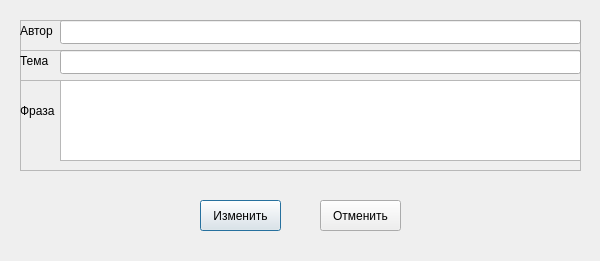
<?xml version="1.0" encoding="UTF-8"?>
<ui version="4.0">
 <class>EditItemDialog</class>
 <widget class="QDialog" name="EditItemDialog">
  <property name="geometry">
   <rect>
    <x>0</x>
    <y>0</y>
    <width>600</width>
    <height>261</height>
   </rect>
  </property>
  <property name="minimumSize">
   <size>
    <width>600</width>
    <height>261</height>
   </size>
  </property>
  <property name="maximumSize">
   <size>
    <width>600</width>
    <height>261</height>
   </size>
  </property>
  <property name="windowTitle">
   <string>Изменение данных</string>
  </property>
  <property name="windowIcon">
   <iconset resource="resources.qrc">
    <normaloff>:/Resources/window-icon.png</normaloff>:/Resources/window-icon.png</iconset>
  </property>
  <widget class="QFrame" name="editFrame">
   <property name="geometry">
    <rect>
     <x>20</x>
     <y>20</y>
     <width>561</width>
     <height>151</height>
    </rect>
   </property>
   <property name="frameShape">
    <enum>QFrame::StyledPanel</enum>
   </property>
   <property name="frameShadow">
    <enum>QFrame::Raised</enum>
   </property>
   <widget class="QFrame" name="authorFrame">
    <property name="geometry">
     <rect>
      <x>0</x>
      <y>0</y>
      <width>561</width>
      <height>31</height>
     </rect>
    </property>
    <property name="frameShape">
     <enum>QFrame::StyledPanel</enum>
    </property>
    <property name="frameShadow">
     <enum>QFrame::Raised</enum>
    </property>
    <widget class="QLabel" name="authorLabel">
     <property name="geometry">
      <rect>
       <x>0</x>
       <y>0</y>
       <width>41</width>
       <height>21</height>
      </rect>
     </property>
     <property name="text">
      <string>Автор</string>
     </property>
    </widget>
    <widget class="QLineEdit" name="authorLineEdit">
     <property name="geometry">
      <rect>
       <x>40</x>
       <y>0</y>
       <width>521</width>
       <height>24</height>
      </rect>
     </property>
    </widget>
   </widget>
   <widget class="QFrame" name="themeFrame">
    <property name="geometry">
     <rect>
      <x>0</x>
      <y>30</y>
      <width>561</width>
      <height>31</height>
     </rect>
    </property>
    <property name="frameShape">
     <enum>QFrame::StyledPanel</enum>
    </property>
    <property name="frameShadow">
     <enum>QFrame::Raised</enum>
    </property>
    <widget class="QLabel" name="themeLabel">
     <property name="geometry">
      <rect>
       <x>0</x>
       <y>0</y>
       <width>31</width>
       <height>21</height>
      </rect>
     </property>
     <property name="text">
      <string>Тема</string>
     </property>
    </widget>
    <widget class="QLineEdit" name="themeLineEdit">
     <property name="geometry">
      <rect>
       <x>40</x>
       <y>0</y>
       <width>521</width>
       <height>24</height>
      </rect>
     </property>
    </widget>
   </widget>
   <widget class="QFrame" name="phraseFrame">
    <property name="geometry">
     <rect>
      <x>0</x>
      <y>60</y>
      <width>561</width>
      <height>91</height>
     </rect>
    </property>
    <property name="frameShape">
     <enum>QFrame::StyledPanel</enum>
    </property>
    <property name="frameShadow">
     <enum>QFrame::Raised</enum>
    </property>
    <widget class="QLabel" name="phraseLabel">
     <property name="geometry">
      <rect>
       <x>0</x>
       <y>20</y>
       <width>41</width>
       <height>21</height>
      </rect>
     </property>
     <property name="text">
      <string>Фраза</string>
     </property>
    </widget>
    <widget class="QTextEdit" name="phraseTextEdit">
     <property name="geometry">
      <rect>
       <x>40</x>
       <y>0</y>
       <width>521</width>
       <height>81</height>
      </rect>
     </property>
    </widget>
   </widget>
  </widget>
  <widget class="QPushButton" name="acceptButton">
   <property name="geometry">
    <rect>
     <x>200</x>
     <y>200</y>
     <width>81</width>
     <height>31</height>
    </rect>
   </property>
   <property name="text">
    <string>Изменить</string>
   </property>
  </widget>
  <widget class="QPushButton" name="cancelButton">
   <property name="geometry">
    <rect>
     <x>320</x>
     <y>200</y>
     <width>81</width>
     <height>31</height>
    </rect>
   </property>
   <property name="text">
    <string>Отменить</string>
   </property>
  </widget>
 </widget>
 <resources>
  <include location="resources.qrc"/>
 </resources>
 <connections/>
</ui>
